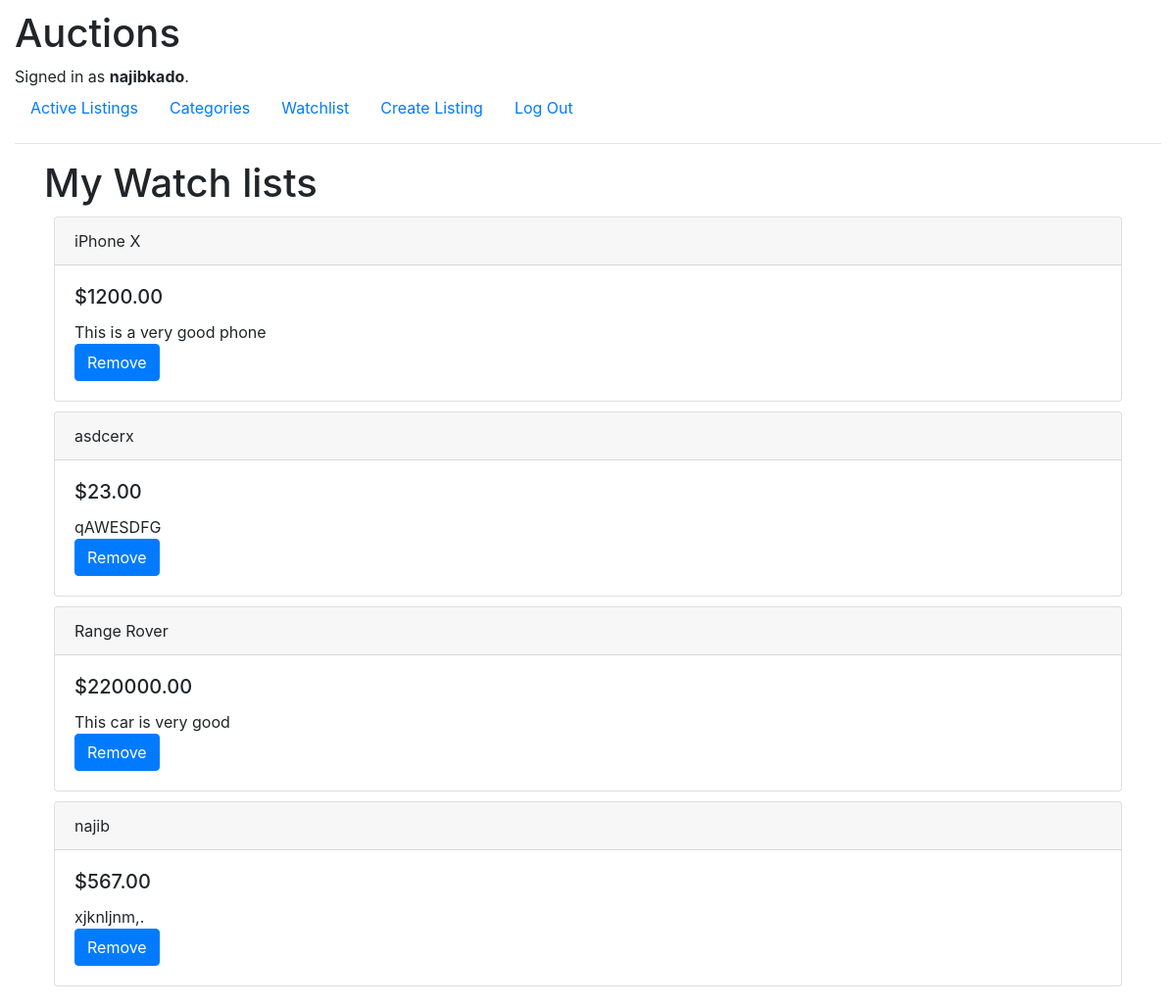
The page /watchlist/2 (signed in) on the database its author committed.
### auctions/models.py (models this page shows, shortened)
class User(AbstractUser):
    pass

class Watchlist(models.Model):
    watchlist_owner = models.ForeignKey(User, on_delete=models.CASCADE, related_name="watchlist_owner")
    watchlist_listing = models.ForeignKey(Listing, on_delete=models.CASCADE, related_name="my_watchlist_listing")
    watchlist_is_deleted = models.BooleanField(blank=False, default=False)

class Listing(models.Model):
    listing_title = models.CharField(max_length=64)
    listing_description = models.CharField(max_length=255)
    listing_price = models.IntegerField()
    listing_owner = models.ForeignKey(User, on_delete=models.CASCADE, related_name="my_products")
    listing_category = models.ManyToManyField(Category, blank=True, related_name="listing")
    listing_creation_date = models.DateTimeField(auto_now_add=True, editable=False)
    listing_bid_is_active = models.BooleanField(default=True, blank=False)
    listing_picture = models.CharField(max_length=255)

### auctions/views.py (the view)
# urls.py: path("watchlist/<int:user_id>", views.watchlist, name="watchlist"),
@login_required
def watchlist(request, user_id):
    current_user = user.get_user(user_id)
    my_lists = watch_list.my_watchlists(current_user)
    return render(request, "auctions/watchlist.html", {
        "watchlists": my_lists
    })

### auctions/controllers/user.py (called while the page is built)
def get_user(user_id):
    try:
        user = User.objects.get(pk=user_id)
    except User.DoesNotExist:
        return False
    return user

### auctions/controllers/watch_list.py (called while the page is built)
def my_watchlists(user_id):
    my_watchlist = Watchlist.objects.filter(watchlist_owner = user_id, watchlist_is_deleted=False)
    return my_watchlist

### auctions/templates/auctions/watchlist.html
{% extends "auctions/layout.html" %}
{% block body %}
<div class="container-sm">
    <h1>
        My Watch lists
    </h1>
    {% for watchitem in watchlists %}
    <a href="{% url 'listing_page' watchitem.watchlist_listing.id %}" style="text-decoration: none; color: inherit;">
    <div class="card" style="margin: 10px;">
        <div class="card-header">
            {{watchitem.watchlist_listing.listing_title}}
        </div>
        <div class="card-body">
          <h5 class="card-title">${{watchitem.watchlist_listing.listing_price}}.00</h5>
          <p class="card-text">{{watchitem.watchlist_listing.listing_description}}</p>
          <a href="{% url 'del_watchlist' watchitem.id request.user.id %}" class="btn btn-primary">Remove</a>
        </div>
      </div>
    </a>
    {% endfor %}
</div>
{% endblock %}

### auctions/templates/auctions/layout.html (shortened to what this page needs)
{% load static %}
<!DOCTYPE html>
<html lang="en">
    <head>
        <link rel="stylesheet" href="https://stackpath.bootstrapcdn.com/bootstrap/4.4.1/css/bootstrap.min.css">
        <link href="{% static 'auctions/styles.css' %}" rel="stylesheet">
    </head>
    <body class="container-fluid">
        <h1>Auctions</h1>
        <div>
            {% if user.is_authenticated %}
                Signed in as <strong>{{ user.username }}</strong>.
            {% else %}
                Not signed in.
            {% endif %}
        </div>
        <ul class="nav">
            <li class="nav-item">
                <a class="nav-link" href="{% url 'index' %}">Active Listings</a>
            </li>
            <li class="nav-item">
                <a class="nav-link" href="{% url 'categories' %}">Categories</a>
            </li>
            {% if user.is_authenticated %}
                <li class="nav-item">
                    <a class="nav-link" href="{% url 'watchlist' request.user.id %}">Watchlist</a>
                </li>
                <li class="nav-item">
                    <a class="nav-link" href="{% url 'create_listing' %}">Create Listing</a>
                </li>
                <li class="nav-item">
                    <a class="nav-link" href="{% url 'logout' %}">Log Out</a>
                </li>
            {% endif %}
        </ul>
        <hr>
        {% block body %}
        {% endblock %}
    </body>
</html>

### auctions/static/auctions/styles.css (style rules this page uses)
body { padding: 10px; }

### rows shown on the page
User: username "najibkado"
Watchlist: watchlist_listing.listing_title "iPhone X", watchlist_listing.listing_price "1200", watchlist_listing.listing_description "This is a very good phone"
Watchlist: watchlist_listing.listing_title "asdcerx", watchlist_listing.listing_price "23", watchlist_listing.listing_description "qAWESDFG"
Watchlist: watchlist_listing.listing_title "Range Rover", watchlist_listing.listing_price "220000", watchlist_listing.listing_description "This car is very good"
Watchlist: watchlist_listing.listing_title "najib", watchlist_listing.listing_price "567", watchlist_listing.listing_description "xjknljnm,."
